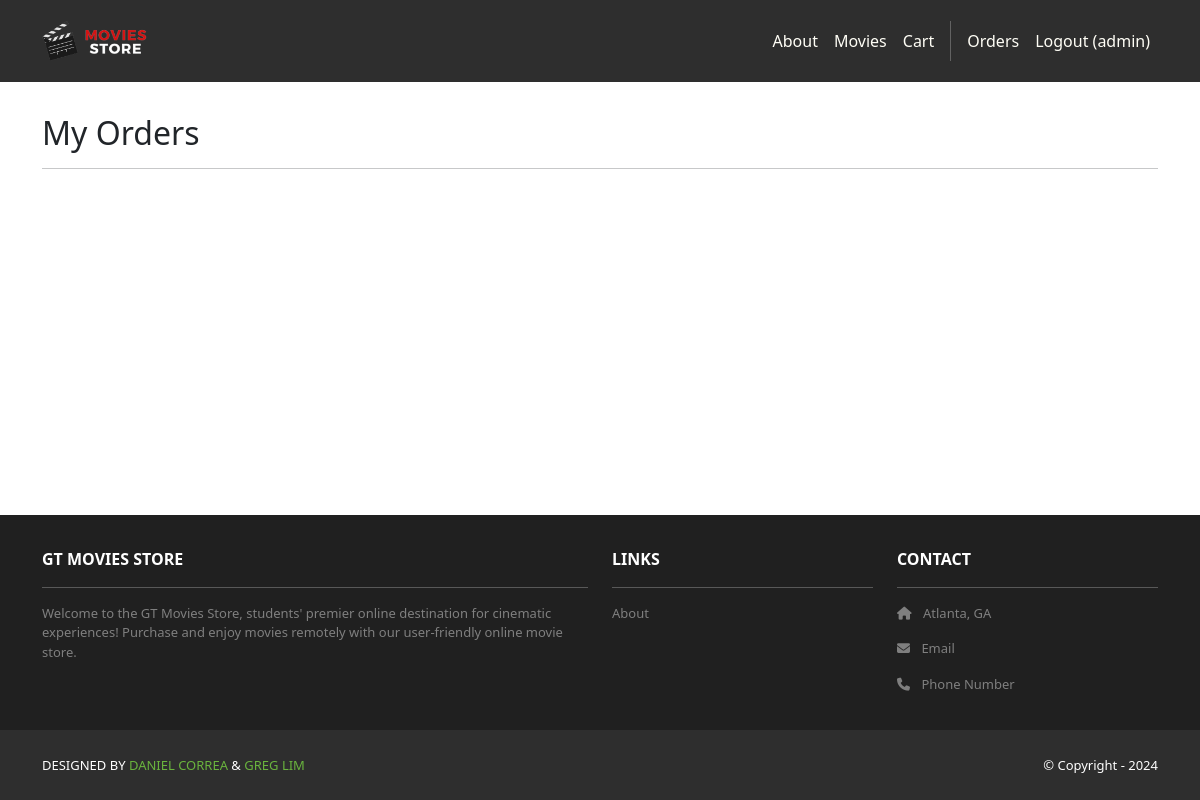
The app's page /accounts/orders/ (signed in), older data.
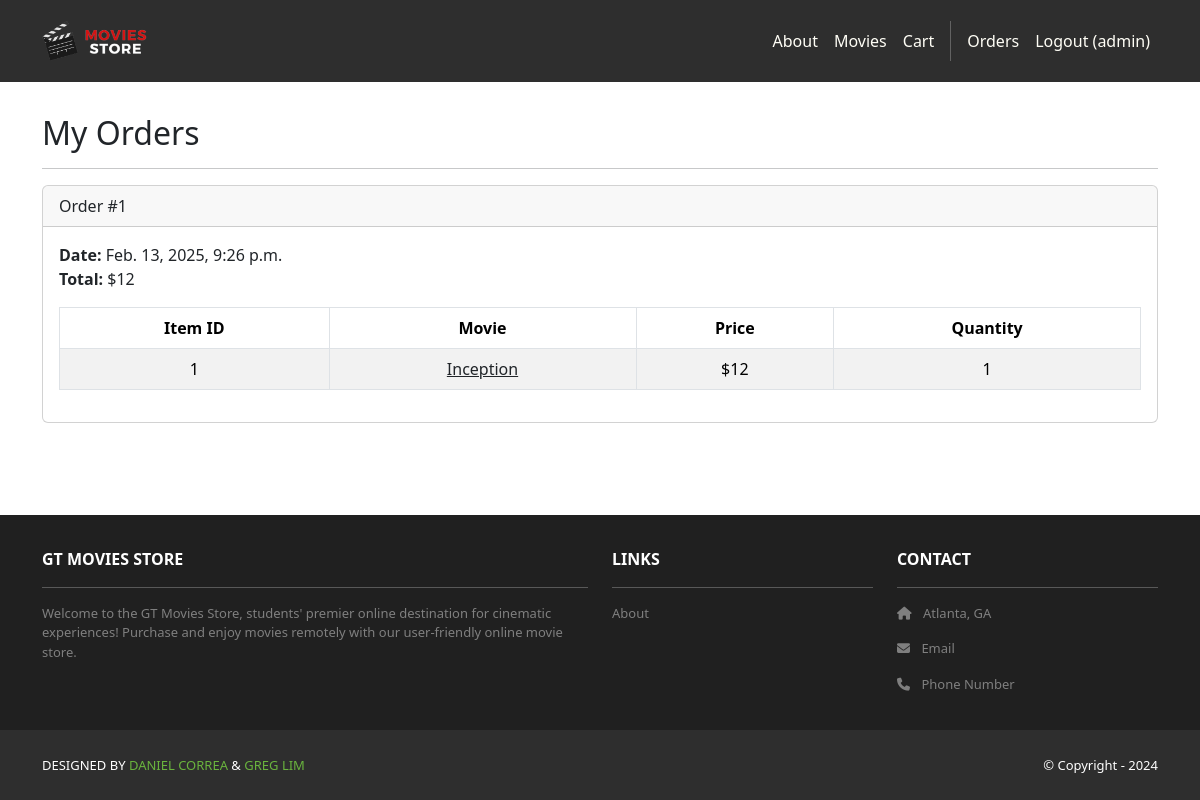
The same page, newer data.
### cart/models.py (models this page shows, shortened)
class Order(models.Model):
    id = models.AutoField(primary_key=True)
    total = models.IntegerField()
    date = models.DateTimeField(auto_now_add=True)
    user = models.ForeignKey(User, on_delete=models.CASCADE)

class Item(models.Model):
    id = models.AutoField(primary_key=True)
    price = models.IntegerField()
    quantity = models.IntegerField()
    order = models.ForeignKey(Order,
        on_delete=models.CASCADE)
    movie = models.ForeignKey(Movie,
        on_delete=models.CASCADE)

### movies/models.py (models this page shows, shortened)
class Movie(models.Model):
    id = models.AutoField(primary_key=True)
    name = models.CharField(max_length=255)
    price = models.IntegerField()
    description = models.TextField()
    image = models.ImageField(upload_to='movie_images/')

### accounts/views.py (the view)
# urls.py: path('orders/', views.orders, name='accounts.orders'),
@login_required
def orders(request):
    template_data = {}
    template_data['title'] = 'Orders'
    template_data['orders'] = request.user.order_set.all()
    return render(request, 'accounts/orders.html',
        {'template_data': template_data})

### accounts/templates/accounts/orders.html
{% extends 'base.html' %}
{% block content %}
<div class="p-3">
  <div class="container">
    <div class="row mt-3">
      <div class="col mx-auto mb-3">
        <h2>My Orders</h2>
        <hr />
        {% for order in template_data.orders %}
        <div class="card mb-4">
          <div class="card-header">
            Order #{{ order.id }}
          </div>
          <div class="card-body">
            <b>Date:</b> {{ order.date }}<br />
            <b>Total:</b> ${{ order.total }}<br />
            <table class="table table-bordered table-striped text-center mt-3">
              <thead>
                <tr>
                  <th scope="col">Item ID</th>
                  <th scope="col">Movie</th>
                  <th scope="col">Price</th>
                  <th scope="col">Quantity</th>
                </tr>
              </thead>
              <tbody>
                {% for item in order.item_set.all %}
                <tr>
                  <td>{{ item.movie.id }}</td>
                  <td>
                    <a class="link-dark"
                      href="{% url 'movies.show' id=item.movie.id %}">{{ item.movie.name }}
                    </a>
                  </td>
                  <td>${{ item.movie.price }}</td>
                  <td>{{ item.quantity }}</td>
                </tr>
                {% endfor %}
              </tbody>
            </table>
          </div>
        </div>
        {% endfor %}
      </div>
    </div>
  </div>
</div>
{% endblock content %}

### GTMoviesStore/templates/base.html (shortened to what this page needs)
<!DOCTYPE html>
<html>
  {% load static %}
  <head>
    <link href="https://cdn.jsdelivr.net/npm/bootstrap@5.3.3/dist/css/bootstrap.min.css" rel="stylesheet">
    <link rel="stylesheet" href="https://cdnjs.cloudflare.com/ajax/libs/font-awesome/6.1.1/css/all.min.css">
    <link rel="stylesheet" type="text/css" href="{% static 'css/style.css' %}">
  </head>
  <body>
    <nav class="p-3 navbar navbar-dark bg-dark navbar-expand-lg">
      <div class="container">
        <a class="navbar-brand" href="{% url 'home.index' %}">
          <img src="{% static 'img/logo.png' %}" alt="logo" height="40" />
        </a>
        <div class="collapse navbar-collapse" id="navbarNavAltMarkup">
          <div class="navbar-nav ms-auto navbar-ml">
            <a class="nav-link" href="{% url 'home.about' %}">About</a>
            <a class="nav-link" href="{% url 'movies.index' %}">Movies</a>
            <a class="nav-link" href="{% url 'cart.index' %}">Cart</a>
            {% if user.is_authenticated %}
                <a class="nav-link" href="{% url 'accounts.orders' %}">Orders</a>
            <a class="nav-link" href="{% url 'accounts.logout' %}">Logout ({{ user.username }})</a>
            {% else %}
            <a class="nav-link" href="{% url 'accounts.login' %}">Login</a>
            <a class="nav-link" href="{% url 'accounts.signup' %}">Sign Up</a>
            <a class="nav-link" href="{% url 'accounts.resetPassword' %}">Reset Password</a>
            {% endif %}
          </div>
        </div>
      </div>
    </nav>
    <div class="main-content">
      {% block content %}
      {% endblock content %}
    </div>
    <section class="p-3 ms-footer d-none d-md-block">
      <div class="container">
        <div class="row mt-3 text-white">
          <div class="col-md-6 col-lg-6 col-xl-6 mx-auto mb-4">
            <b>GT MOVIES STORE</b>
            <hr />
            <p>Welcome to the GT Movies Store, students' premier online destination for cinematic
              experiences! Purchase and enjoy movies remotely with our user-friendly
              online movie store.</p>
          </div>
          <div class="col-md-3 col-lg-3 col-xl-3 mx-auto mb-4">
            <b>LINKS</b>
            <hr />
            <p><a class="nav-link" href="{% url 'home.about' %}">About</a></p>
          </div>
          <div class="col-md-3 col-lg-3 col-xl-3 mx-auto mb-4">
            <b>CONTACT</b>
            <hr />
            <p><i class="fas fa-home me-2"></i> Atlanta, GA</p>
            <p><i class="fas fa-envelope me-2"></i> Email</p>
            <p><i class="fas fa-phone me-2"></i> Phone Number</p>
          </div>
        </div>
      </div>
    </section>
    <section class="p-3 ms-footer-bottom bg-dark">
      <div class="container d-flex justify-content-between">
        <div class="me-5 text-white">
          <span>DESIGNED BY <a href="https://www.x.com/danielgarax" target="_blank">DANIEL CORREA</a> &
            <a href="https://www.x.com/greglim81" target="_blank">GREG LIM</a>
          </span>
        </div>
        <div class="text-white">
          <span>© Copyright - 2024</span>
        </div>
      </div>
    </section>
  </body>
</html>

### GTMoviesStore/static/css/style.css (style rules this page uses)
html, body { height: 100%; margin: 0; display: flex; flex-direction: column; }
.navbar a.nav-link { color: #FFFEF6 !important; }
.bg-dark { background-color: #2E2E2E !important; }
.container { flex: 1; }
.main-content { flex: 1; }
.ms-footer { background-color: #202020; position: relative; bottom: 0; left: 0; right: 0; margin-bottom: 50px; }
.ms-footer p { color: #7F7F7F; font-size: 13px; }
.ms-footer-bottom { position: fixed; bottom: 0; left: 0; right: 0; }
.ms-footer-bottom span { font-size: 13px; line-height: 38px; }
.ms-footer-bottom a { color: #6ab43e; text-decoration: none; }

Row changes from the older to the newer data that the page shows:
added Order: id "1", date "Feb. 13, 2025, 9:26 p.m.", total "12"
added Item: movie.id "1", movie.name "Inception", movie.price "12", quantity "1"
